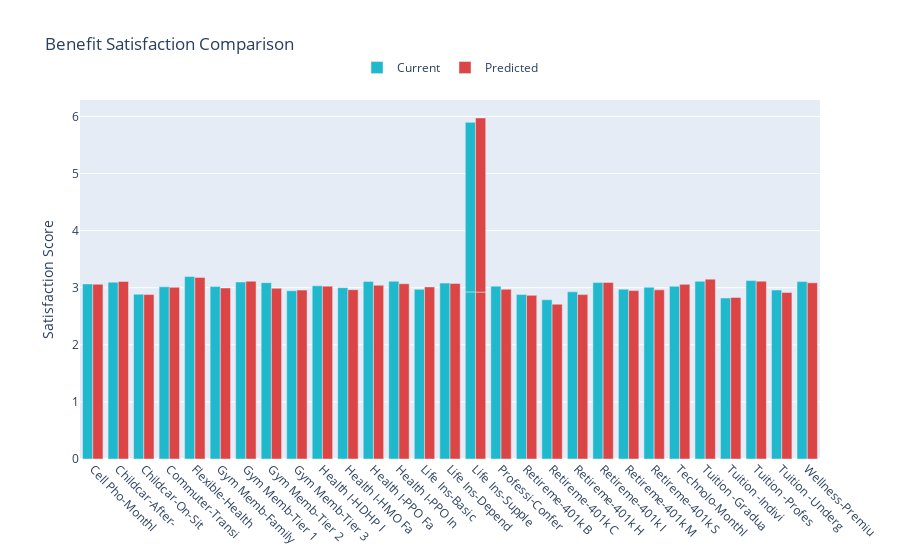

Notebook cell for this chart:
### Code cell
import pandas as pd
import plotly.graph_objects as go

# Load data (fetch the csv file)
df = pd.read_csv('kpi_benefit_table.csv')

# Combine BenefitType and BenefitSubType (truncate if necessary)
def combine_label(row):
    bt = str(row['BenefitType'])[:8]  # 8 + 6 + 1 = 15 or less
    bst = str(row['BenefitSubType'])[:6]
    comb = f"{bt}-{bst}"
    return comb[:15]

# Apply label creation
df['BenefitLabel'] = df.apply(combine_label, axis=1)

# Truncate to only what's needed for the grouped bar chart
bar_labels = df['BenefitLabel']
current = df['CurrentSatisfaction']
predicted = df['PredictedSatisfaction']

# Abbreviate numbers for hover
f = lambda x: f"{x/1e3:.2f}k" if abs(x) >= 1000 else f"{x:.2f}"
current_hover = df['CurrentSatisfaction'].apply(f)
predicted_hover = df['PredictedSatisfaction'].apply(f)

colors = ['#1FB8CD', '#DB4545']

fig = go.Figure()
fig.add_trace(go.Bar(
    x=bar_labels,
    y=current,
    name='Current',
    marker_color=colors[0],
    customdata=current_hover,
    hovertemplate='Current: %{customdata}<extra></extra>',
    cliponaxis=False,
))
fig.add_trace(go.Bar(
    x=bar_labels,
    y=predicted,
    name='Predicted',
    marker_color=colors[1],
    customdata=predicted_hover,
    hovertemplate='Predicted: %{customdata}<extra></extra>',
    cliponaxis=False,
))

fig.update_layout(
    barmode='group',
    title_text='Benefit Satisfaction Comparison',
    xaxis_title=None,
    yaxis_title='Satisfaction Score',
    legend=dict(orientation='h', yanchor='bottom', y=1.05, xanchor='center', x=0.5),
)
fig.update_xaxes(tickangle=45, automargin=True)

# fig.write_image('benefit_grouped_chart.png')

fig.show()

### Figure 1 — Plotly figure (JSON) as saved in the notebook; plotly's stock layout.template omitted (floating-point values rounded to 4 significant figures)
{"data": [{"cliponaxis": false, "customdata": ["3.07", "3.10", "2.89", "3.02", "3.20", "3.02", "3.10", "3.09", "2.95", "3.03", "3.00", "3.11", "3.11", "2.97", "3.08", "2.93", "2.97", "3.03", "2.88", "2.79", "2.93", "3.09", "2.97", "3.01", "3.02", "3.11", "2.82", "3.12", "2.96", "3.11"], "hovertemplate": "Current: %{customdata}<extra></extra>", "marker": {"color": "#1FB8CD"}, "name": "Current", "type": "bar", "x": ["Cell Pho-Monthl", "Childcar-After-", "Childcar-On-Sit", "Commuter-Transi", "Flexible-Health", "Gym Memb-Family", "Gym Memb-Tier 1", "Gym Memb-Tier 2", "Gym Memb-Tier 3", "Health I-HDHP I", "Health I-HMO Fa", "Health I-PPO Fa", "Health I-PPO In", "Life Ins-Basic ", "Life Ins-Depend", "Life Ins-Supple", "Life Ins-Supple", "Professi-Confer", "Retireme-401k B", "Retireme-401k C", "Retireme-401k H", "Retireme-401k I", "Retireme-401k M", "Retireme-401k S", "Technolo-Monthl", "Tuition -Gradua", "Tuition -Indivi", "Tuition -Profes", "Tuition -Underg", "Wellness-Premiu"], "y": [3.066, 3.097, 2.887, 3.015, 3.195, 3.019, 3.1, 3.088, 2.946, 3.033, 3.0, 3.11, 3.113, 2.971, 3.08, 2.927, 2.969, 3.026, 2.882, 2.789, 2.929, 3.089, 2.974, 3.007, 3.024, 3.114, 2.82, 3.124, 2.958, 3.107]}, {"cliponaxis": false, "customdata": ["3.06", "3.11", "2.88", "3.01", "3.18", "3.00", "3.11", "2.99", "2.96", "3.03", "2.97", "3.04", "3.07", "3.01", "3.07", "2.92", "3.05", "2.97", "2.87", "2.71", "2.88", "3.09", "2.95", "2.96", "3.06", "3.15", "2.83", "3.11", "2.92", "3.09"], "hovertemplate": "Predicted: %{customdata}<extra></extra>", "marker": {"color": "#DB4545"}, "name": "Predicted", "type": "bar", "x": ["Cell Pho-Monthl", "Childcar-After-", "Childcar-On-Sit", "Commuter-Transi", "Flexible-Health", "Gym Memb-Family", "Gym Memb-Tier 1", "Gym Memb-Tier 2", "Gym Memb-Tier 3", "Health I-HDHP I", "Health I-HMO Fa", "Health I-PPO Fa", "Health I-PPO In", "Life Ins-Basic ", "Life Ins-Depend", "Life Ins-Supple", "Life Ins-Supple", "Professi-Confer", "Retireme-401k B", "Retireme-401k C", "Retireme-401k H", "Retireme-401k I", "Retireme-401k M", "Retireme-401k S", "Technolo-Monthl", "Tuition -Gradua", "Tuition -Indivi", "Tuition -Profes", "Tuition -Underg", "Wellness-Premiu"], "y": [3.061, 3.109, 2.879, 3.006, 3.18, 2.995, 3.114, 2.99, 2.958, 3.027, 2.965, 3.042, 3.069, 3.013, 3.075, 2.923, 3.049, 2.973, 2.866, 2.711, 2.879, 3.092, 2.949, 2.962, 3.059, 3.15, 2.829, 3.114, 2.916, 3.085]}], "layout": {"barmode": "group", "legend": {"orientation": "h", "x": 0.5, "xanchor": "center", "y": 1.05, "yanchor": "bottom"}, "title": {"text": "Benefit Satisfaction Comparison"}, "xaxis": {"automargin": true, "tickangle": 45, "title": {}}, "yaxis": {"title": {"text": "Satisfaction Score"}}}}
